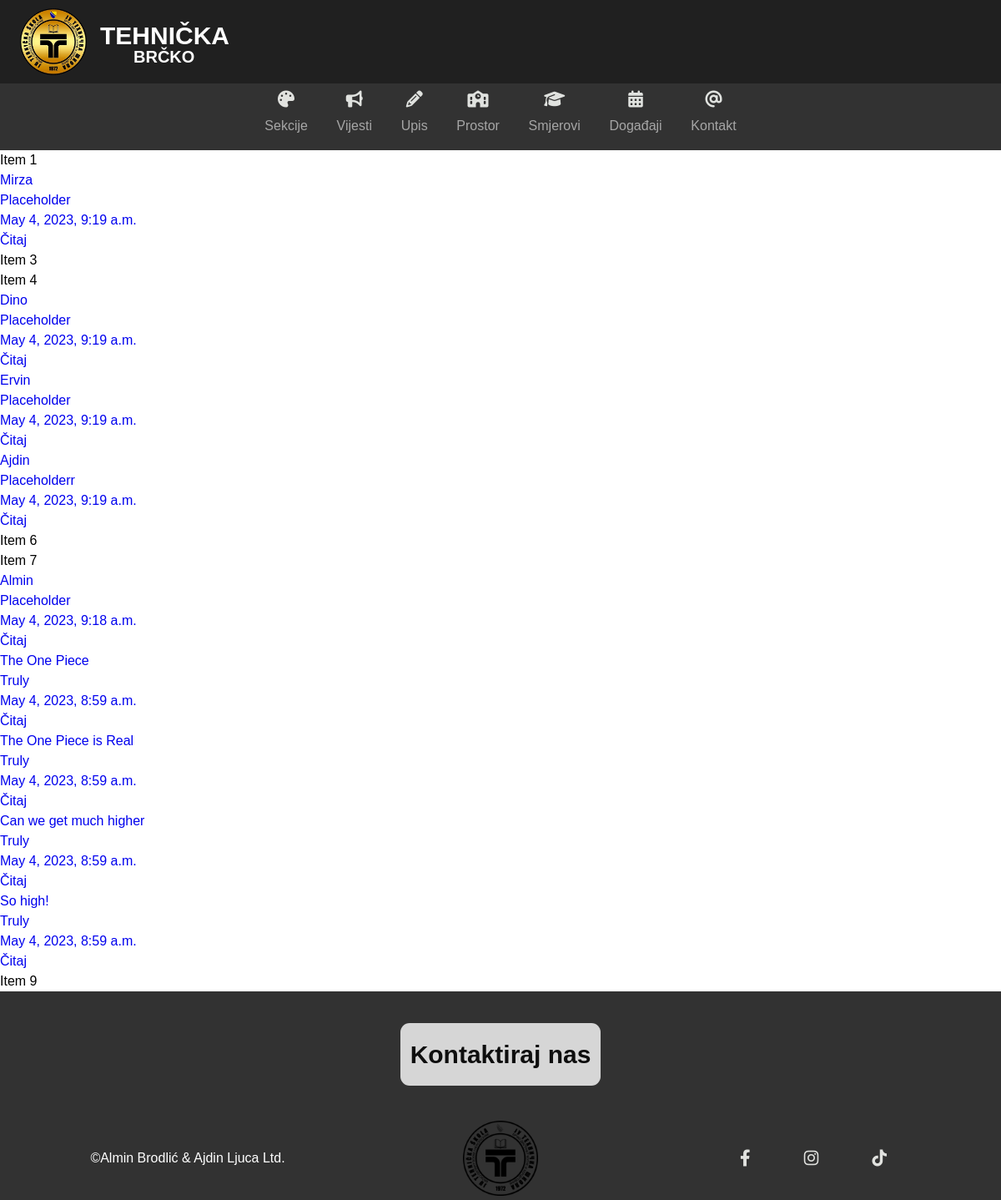
The app's page /Vijesti/, older data.
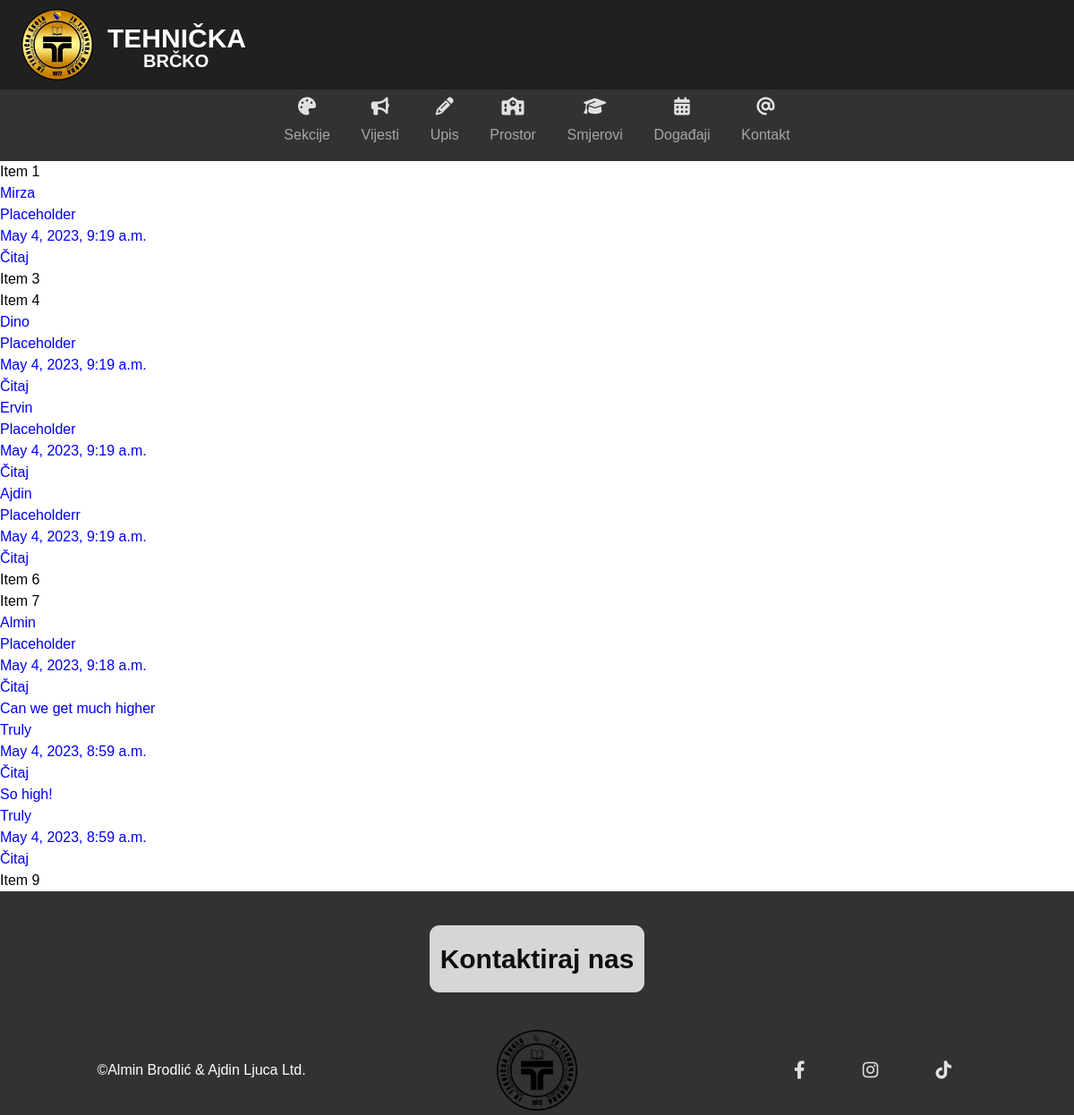
The same page, newer data.
### members/models.py (models this page shows)
class Vijesti(models.Model):
  name = models.CharField(max_length=200)
  test = models.TextField()
  objavljen = models.DateTimeField(auto_now_add=True)

### members/views.py (the view)
# urls.py: path('Vijesti/', views.vijesti, name='vijesti'),
def vijesti(request):
  najnovija_vijest = Vijesti.objects.latest('objavljen')
  nove_vijesti = Vijesti.objects.order_by('-objavljen')[1:4]
  stare_vijesti = Vijesti.objects.order_by('-objavljen')[4:]
  template = loader.get_template('vijesti.html')
  context = {
  'najnovija_vijest': najnovija_vijest,
  'nove_vijesti': nove_vijesti,
  'stare_vijesti': stare_vijesti,
  }
  return HttpResponse(template.render(context, request))

### members/templates/vijesti.html (shortened to what this page needs)
{% extends "main.html" %} {% load static %}  {% block content %}
<div class="container">
  <div class="item">Item 1</div>
  <a href="Clanak/{{ najnovija_vijest.id }}">
    <div class="hero">
      <div class="hero-container">
        <p class="herotitle">{{ najnovija_vijest.name }}</p>
        <p class="herotext">{{ najnovija_vijest.test }}</p>
        <p class="herodate">{{ najnovija_vijest.objavljen }}</p>
        <p class="heroread" >Čitaj</p>
      </div>
    </div>
  </a>
  <div class="item">Item 3</div>
  <div class="item">Item 4</div>
  <div class="subhero">
  {% for x in nove_vijesti %}
  <a href="Clanak/{{ x.id }}">
      <div class="subhero-master-container">
        <div class="subhero-container">
          <p class="subherotitle">{{ x.name }}</p>
          <p class="subherotext">{{ x.test }}</p>
          <p class="subherodate">{{ x.objavljen }}</p>
          <a class="subheroread" href="Clanak/{{ x.id }}">Čitaj</a>
        </div>
      </div>
  </a>
  {% endfor %}
  </div>
  <div class="item">Item 6</div>
  <div class="item">Item 7</div>
  <div class="sub-subhero">
  {% for x in stare_vijesti %}
    <a href="Clanak/{{ x.id }}">
      <div class="sub-subhero-master-container">
        <div class="sub-subhero-container">
          <p class="sub-subherotitle">{{ x.name }}</p>
          <p class="sub-subherotext">{{ x.test }}</p>
          <p class="sub-subherodate">{{ x.objavljen }}</p>
          <a class="sub-subheroread" href="Clanak/{{ x.id }}">Čitaj</a>
        </div>
      </div>
    </a>
    {% endfor %}
    </div>
    <div class="item">Item 9</div>
    {% endblock %}

### members/templates/main.html (shortened to what this page needs)
{% load static %}
<!DOCTYPE html>
<html lang="en">
  <head>
    <link rel="stylesheet" href="{% static 'css/style.css' %}">
    <link
      rel="stylesheet"
      href="https://cdnjs.cloudflare.com/ajax/libs/font-awesome/6.3.0/css/all.min.css"
    />
  </head>
  <body>
    <header class="header">
      <img class="logodark" src="{% static 'img/cringlogo.png' %}" alt="" />
      <p class="paratehnicka">TEHNIČKA</p>
      <p class="parabrcko">BRČKO</p>
    </header>
    <div class="navigation-barnews" id="navbar">
      <div class="navigation">
        <a href={% url 'sekcije' %}
          ><div class="navitem unselectable">
            <i class="fa-solid fa-palette fa-lg" style="color: #1e1d20"></i
            >Sekcije
          </div></a
        >
        <a href={% url 'vijesti' %}
          ><div class="navitem unselectable">
            <i class="fa-solid fa-bullhorn fa-lg" style="color: #1f1d20"></i
            >Vijesti
          </div></a
        >
        <a href={% url 'upis' %}
          ><div class="navitem unselectable">
            <i class="fa-solid fa-pencil fa-lg" style="color: #1f1d20"></i>Upis
          </div></a
        >
        <a href={% url 'prostor' %}
          ><div class="navitem unselectable">
            <i class="fa-solid fa-school fa-lg" style="color: #1f1d20"></i
            >Prostor
          </div></a
        >
        <a href={% url 'struke' %}
          ><div class="navitem unselectable">
            <i
              class="fa-solid fa-graduation-cap fa-lg"
              style="color: #1f1d20"
            ></i
            >Smjerovi
          </div></a
        >
        <a href={% url 'događaji' %}
          ><div class="navitem unselectable">
            <i
              class="fa-solid fa-calendar-days fa-lg"
              style="color: #1f1d20"
            ></i
            >Događaji
          </div></a
        >
        <a href={% url 'kontakt' %}
          ><div class="navitem unselectable">
            <i class="fa-solid fa-at fa-lg" style="color: #1f1d20"></i>Kontakt
          </div></a
        >
      </div>
    </div>
    <main>
        {% block content %}{% endblock %}
    </main>
    <footer class="kontaktirajnas">
        <div class="contactsection">
        <a href={% url 'kontakt' %} class="contactbutton">Kontaktiraj nas</a>
      </div>
      <div class="copyright-social">
        <p class="copyrighttext">&copy;Almin Brodlić & Ajdin Ljuca Ltd.</p>
        <img class="footerlogo" src="{% static 'img/tehnicka.png' %}" alt="logo">
        <div class="social">
          <a class="socialicon" target="_blank" href="https://www.facebook.com/TehnickaBrcko"><i class="fa-brands fa-facebook-f fa-lg" style="color: #1e1d20;"></i></a>
          <a href="https://www.instagram.com/tehnickaskolabrcko" target="_blank" class="socialicon"><i class="fa-brands fa-instagram fa-lg" style="color: #1e1d20;"></i></a>
          <a href="https://www.tiktok.com/@informacionodrustvo"  target="_blank" class="socialicon"><i class="fa-brands fa-tiktok fa-lg" style="color: #1e1d20;"></i></a>
        </div>
      </div>
      </footer>
</body>
</html>

### members/static/css/style.css (style rules this page uses)
* { box-sizing: border-box; padding: 0; margin: 0; }
body { font-family: Arial, Helvetica, sans-serif; line-height: 1.5; }
.navigation { display: flex; height: 100%; width: 50vw; justify-content: space-around; align-items: center; }
.navitem { height: 100%; display: flex; font-family: Arial, Helvetica, sans-serif; color: rgba(14, 14, 14, 60%); font-weight: 500; filter: invert(1); flex-direction: column; justify-content: space-around; align-items: center; gap: 20px; transition: color 0.3s; }
a { text-decoration: none; }
.unselectable { -webkit-user-select: none; -moz-user-select: none; -ms-user-select: none; user-select: none; }
.kontaktirajnas { background-color: #0e0e0e; height: 250px; width: 100vw; }
.contactsection { background-color: #323232; height: 60%; display: flex; align-items: center; justify-content: center; }
.contactbutton { border-radius: 11px; width: 20%; height: 50%; background-color: rgba(255, 255, 255, 80%); display: flex; justify-content: center; align-items: center; color: #0e0e0e; font-size: 30px; font-weight: 700; transition: background-color 0.3s; text-align: center; }
.copyright-social { background-color: #323232; height: 40%; display: flex; align-items: center; justify-content: space-around; }
.footerlogo { height: 90%; }
.social { background-color: #323232; width: 20%; height: 60%; display: flex; flex-direction: row; justify-content: space-around; align-items: center; }
.copyrighttext { background-color: #323232; width: 20%; height: 60%; display: flex; align-items: center; justify-content: center; color: white; }
.socialicon { color: rgba(14, 14, 14, 60%); filter: invert(1); }
.header { background-color: #202020; height: 100px; width: 100vw; }
.logodark { width: 80px; position: absolute; left: 2vw; top: 10px; z-index: 3; }
.navigation-barnews { margin-top: 700px; height: 80px; display: flex; justify-content: center; background-color: #323232; margin: 0; position: sticky; top: 0; z-index: 10; }
.paratehnicka { position: absolute; top: 20px; left: 120px; filter: invert(1); font-size: 30px; font-weight: 700; height: fit-content; width: fit-content; z-index: 50; }
.parabrcko { position: absolute; top: 53px; left: 160px; filter: invert(1); font-size: 20px; font-weight: 700; height: fit-content; width: fit-content; z-index: 50; }
#navbar { width: 100vw; }

Row changes from the older to the newer data that the page shows:
removed Vijesti: name "The One Piece", test "Truly", objavljen "May 4, 2023, 8:59 a.m."
removed Vijesti: name "The One Piece is Real", test "Truly", objavljen "May 4, 2023, 8:59 a.m."
